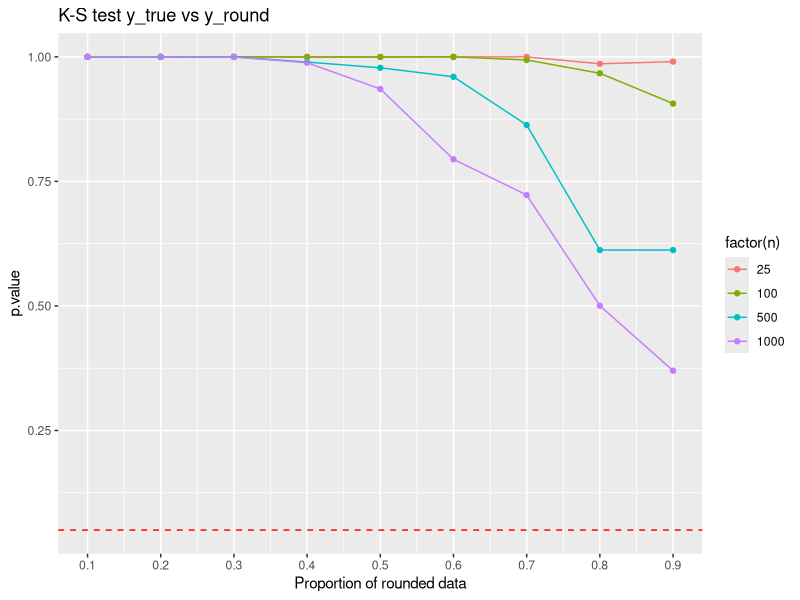
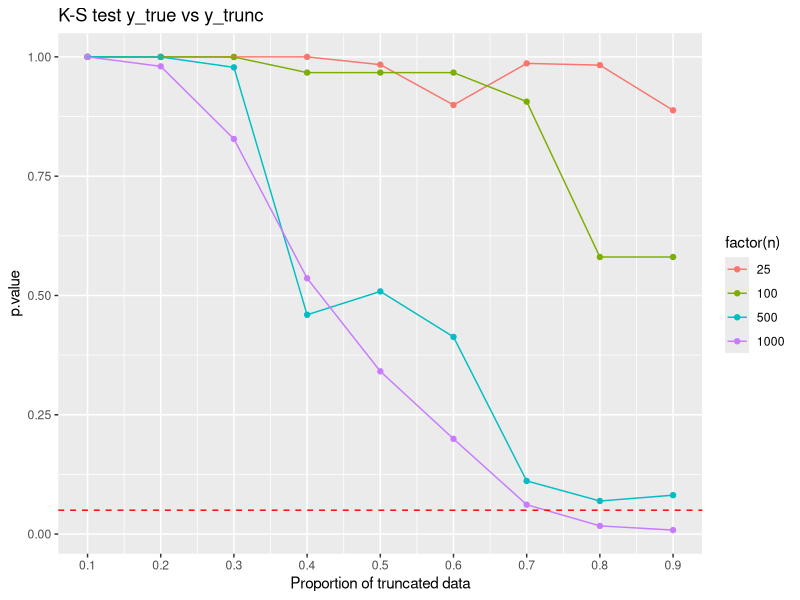

The R source for these figures, in order:
## ---- chunk 1

library(tidyverse)
library(broom)
library(RColorBrewer)
library(here)
## ---- chunk 2
options("scipen" = 1, "digits" = 4)

#knitr::opts_chunk$set(echo = FALSE)
#knitr::opts_chunk$set(message = FALSE)
#knitr::opts_chunk$set(warning = FALSE)
#knitr::opts_chunk$set(out.width = "50%")
#knitr::opts_chunk$set(fig.align = "center")

set.seed(1234)
## ---- chunk 3

# Proportion of rounded/truncated data
prop <- seq(0.1, 0.9, 0.1)

N <- c(25, 100, 500, 1000)

params <- expand.grid(prop=prop, N=N)

alpha_true = -1
beta_true = 1
sigma_true = 1

sidx <- apply(params, 1, function(p) sample(1:p[2], p[2] * p[1], replace=FALSE))

df <-lapply(1:length(sidx), function(i) {
  tmp <- data.frame(x = rnorm(params[i, "N"], 0, 5),
                    prop = params[i, "prop"],
                    n = params[i, "N"]) %>%
  mutate(y_true = alpha_true + beta_true*x + rnorm(params[i, "N"], 0, sigma_true),
         y_round = y_true,
         y_trunc = y_true,
         iflag = 0
  )
  # Simulate a "mixture" with some subset of the data truncated/rounded
  tmp$y_round[sidx[[i]]] <- round(tmp$y_round[sidx[[i]]])
  tmp$y_trunc[sidx[[i]]] <- trunc(tmp$y_trunc[sidx[[i]]])
  tmp$iflag[sidx[[i]]] <- 1
  tmp
})

# Convert list to tidy dataframe
df_tidy <- do.call(rbind.data.frame, df)
## ---- chunk 4

# Test proportion of rounding
df_tidy %>% 
  group_by(prop, n) %>% 
  summarise(tidy(ks.test(y_true, y_round))) %>% 
  ungroup() %>%
  ggplot(mapping=aes(x=prop, 
                        y=p.value, 
                        color=factor(n))) +
  geom_point() +
  geom_line() +
  geom_hline(mapping=aes(yintercept=0.05),
             color="red",
             linetype="dashed") +
  scale_x_continuous(breaks=prop) +
  labs(title="K-S test y_true vs y_round",
       x="Proportion of rounded data")

# Test proportion of truncation
df_tidy %>% 
  group_by(prop, n) %>% 
  summarise(tidy(ks.test(y_true, y_trunc))) %>% 
  ungroup() %>%
  ggplot(mapping=aes(x=prop, 
                        y=p.value, 
                        color=factor(n))) +
  geom_point() +
  geom_line() +
  geom_hline(mapping=aes(yintercept=0.05),
             color="red",
             linetype="dashed") +
  scale_x_continuous(breaks=prop) +
  labs(title="K-S test y_true vs y_trunc",
       x="Proportion of truncated data")
## ---- chunk 5

